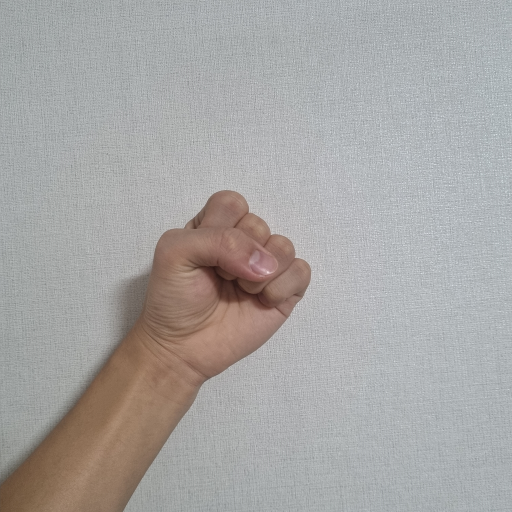
#> input picture image/demo/rock.png, 1024 x 1024 px (shown at 1/2 size); its folder holds 3 pictures in this run
$ python -i rps_demo.py   (imports and definitions only)
#> lines starting #> are read from the running program, lines starting #| are printed output that depends on the picture; after the words box and inside, x2 and y2 are one past the last pixel; in counts of white or black regions, pixels touching at a corner belong together
#> in update, frame is the input picture: shape (1024, 1024, 3); mean B, G, R 163.8, 165.2, 167.3
import cv2
import numpy as np
import tkinter as tk
from PIL import Image, ImageTk

width, height = 800, 600

# [4 lines not run here, left out]

# [1 line that did not run here, left out]
# [1 line not run here, left out]
# [1 line that did not run here, left out]
# [1 line not run here, left out]


def gesture(frame: np.ndarray):
    # frame = cv2.resize(frame, (720, 720))
    frame = cv2.resize(frame, None, fx=0.5, fy=0.5)
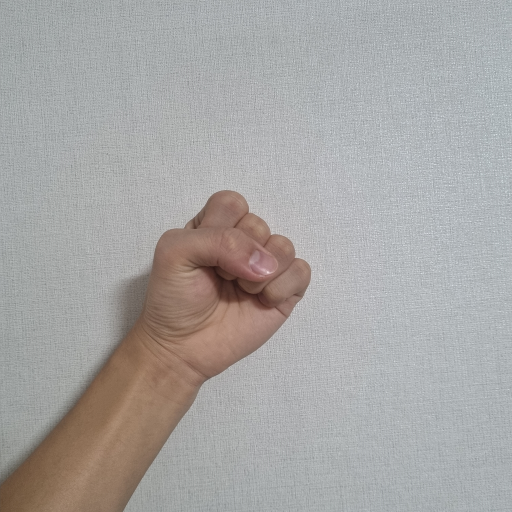
#> frame: shape (512, 512, 3); mean of channels 0, 1, 2 164, 165.4, 167.5; drawn as B, G, R
    # cv2.imshow("orig", frame)

    rn = cv2.blur(frame, (5, 5))

    # cv2.imshow("rn", rn)

    hsv = cv2.cvtColor(rn, cv2.COLOR_BGR2HSV)
#> hsv: shape (512, 512, 3); mean H, S, V 78.1, 19.6, 171.6


    # 피부색 범위 정의
    lower = np.array([0, 48, 80], dtype="uint8")
    upper = np.array([20, 255, 255], dtype="uint8")
    skin_region = cv2.inRange(hsv, lower, upper)
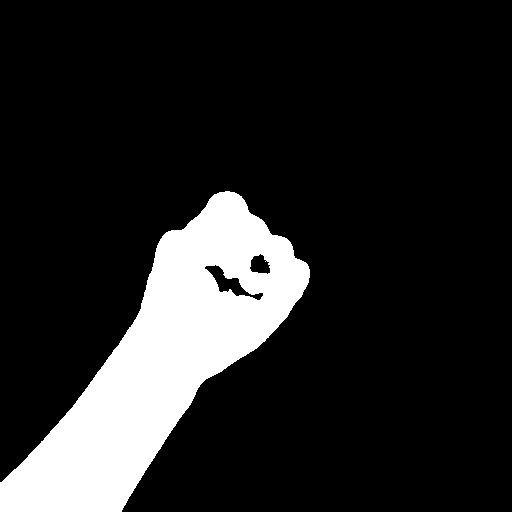
#> skin_region: shape (512, 512); 14.9% white; 1 white region, box (x1, y1, x2, y2) and area: (0, 191, 310, 512) 38930

    blurred = cv2.medianBlur(skin_region, 5)
#> blurred: shape (512, 512); 14.9% white; 1 white region
    # cv2.imshow("2. medianBlur", blurred)

    # 윤곽선 검출
    contours, hierarchy = cv2.findContours(blurred, cv2.RETR_TREE, cv2.CHAIN_APPROX_SIMPLE)
#> contours = 4 contours; box (x1, y1, x2, y2) and area: (0, 191, 310, 512) 39364, (205, 265, 251, 297) 571, (250, 254, 271, 274) 294, (251, 292, 263, 301) 56
    contours = max(contours, key=lambda x: cv2.contourArea(x))
#> contours = contour of 385 points, box (x1, y1, x2, y2) (0, 191, 310, 512), area 39364
    cv2.drawContours(frame, [contours], -1, (0, 255, 0), 2)

    # 볼록 껍질, 볼록성 결함 검출.
    hull = cv2.convexHull(contours)
#> hull = contour of 21 points, box (x1, y1, x2, y2) (0, 191, 310, 512), area 46968
    cv2.drawContours(frame, [hull], -1, (0, 0, 0), 2)
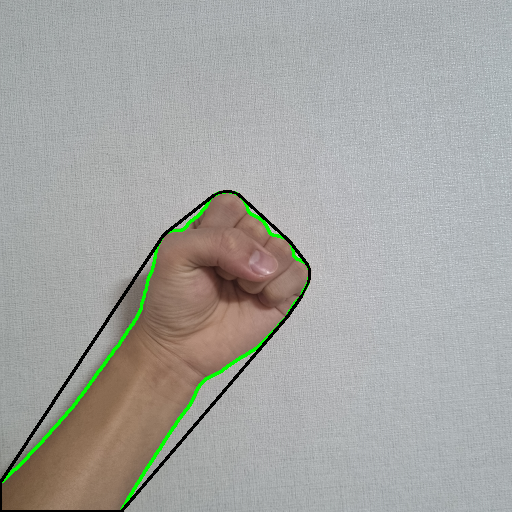
#> frame: shape (512, 512, 3); mean of channels 0, 1, 2 161.5, 165, 164.6; drawn as B, G, R
    hull = cv2.convexHull(contours, returnPoints=False)
#> hull = 21 values, max 384 at index 0, min 0 at index 20, mean 217
    defects = cv2.convexityDefects(contours, hull)
#> defects = 15 rows, first 6: [0, 2, 1, 210], [2, 8, 3, 114], [8, 32, 25, 2089], [33, 35, 34, 142], [35, 149, 88, 6053], [151, 290, 244, 5704]

    acutes = 0
    for i in range(defects.shape[0]):
        # start, end, far, distance
        s, e, f, d = defects[i][0]
        start = tuple(contours[s][0])
        end = tuple(contours[e][0])
        far = tuple(contours[f][0])

        # a:s--e b:s--f c:e--f
        a = np.sqrt((end[0] - start[0]) ** 2 + (end[1] - start[1]) ** 2)
        b = np.sqrt((far[0] - start[0]) ** 2 + (far[1] - start[1]) ** 2)
        c = np.sqrt((end[0] - far[0]) ** 2 + (end[1] - far[1]) ** 2)

        # 예각 판별
        angle = np.arccos((b ** 2 + c ** 2 - a ** 2) / (2 * b * c))
        if angle <= np.pi / 2:
            acutes += 1
            cv2.circle(frame, start, 4, [0, 0, 255], -1)
#> this loop made 15 passes
#> (s, e, f, d, start, end, far, a) on passes 1 to 10: (0, 2, 1, 210, (225, 191), (219, 192), (224, 192), 6.08), (2, 8, 3, 114, (219, 192), (213, 195), (218, 193), 6.71), (8, 32, 25, 2089, (213, 195), (166, 232), (183, 229), 59.82), (33, 35, 34, 142, (162, 236), (160, 239), (162, 237), 3.61), (35, 149, 88, 6053, (160, 239), (0, 482), (133, 323), 290.9), (151, 290, 244, 5704, (121, 511), (287, 316), (199, 385), 256.1), (290, 302, 301, 440, (287, 316), (301, 296), (294, 303), 24.41), (302, 314, 305, 229, (301, 296), (308, 282), (302, 292), 15.65), (314, 316, 315, 201, (308, 282), (309, 277), (308, 278), 5.1), (317, 319, 318, 162, (309, 269), (308, 266), (308, 268), 3.16)
#> after the loop, acutes = 0

    fingers = acutes + 1 if acutes > 0 else acutes
#> fingers = 0

    if not fingers:
        motion = "paper"
    elif fingers == 2:
        motion = "rock"
    elif fingers == 5:
        motion = "scissors"
    else:
        motion = None

    # cv2.imshow("endFrame", frame)

    return frame, motion


# 카메라
# [1 line not run here, left out]

demo = ['rock', 'scissors', 'paper']
index = 0

def demo_img_changer(e):
    global index

    key = e.keysym
    if key == "Right":
        index += 1
    if key == "Left":
        index -= 1


# GUI 업데이트
def update():

    frame = cv2.imread(f'image/demo/{demo[index%3]}.png')

    # [4 lines of commented-out code are left out]

    frame_orig = frame
    # [4 lines of commented-out code are left out]

    live_frame, result = gesture(frame_orig)
#> result = 'paper'

    live_frame = cv2.resize(live_frame, (400, height))
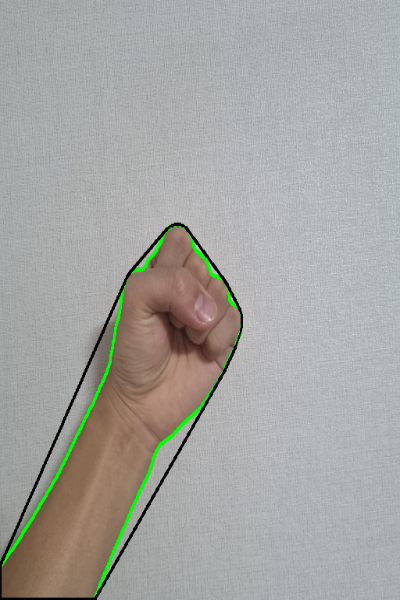
#> live_frame: shape (600, 400, 3); mean of channels 0, 1, 2 161.4, 164.9, 164.5; drawn as B, G, R
    live_frame = cv2.cvtColor(live_frame, cv2.COLOR_BGR2RGB)

    live_frame = Image.fromarray(live_frame)
    live_frame = ImageTk.PhotoImage(live_frame)


#> (the run stopped early here; a loop or call above may not have finished)
